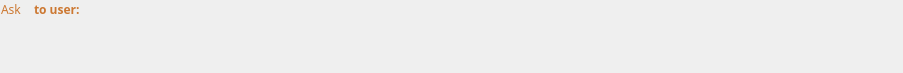
<?xml version="1.0" encoding="UTF-8"?>
<ui version="4.0">
 <class>UserInputLoop</class>
 <widget class="QWidget" name="UserInputLoop">
  <property name="geometry">
   <rect>
    <x>0</x>
    <y>0</y>
    <width>903</width>
    <height>73</height>
   </rect>
  </property>
  <property name="font">
   <font>
    <family>JetBrains Mono</family>
    <weight>75</weight>
    <bold>true</bold>
   </font>
  </property>
  <property name="mouseTracking">
   <bool>true</bool>
  </property>
  <property name="windowTitle">
   <string>Form</string>
  </property>
  <property name="autoFillBackground">
   <bool>false</bool>
  </property>
  <layout class="QHBoxLayout" name="horizontalLayout">
   <property name="spacing">
    <number>0</number>
   </property>
   <property name="leftMargin">
    <number>0</number>
   </property>
   <property name="topMargin">
    <number>0</number>
   </property>
   <property name="rightMargin">
    <number>0</number>
   </property>
   <property name="bottomMargin">
    <number>0</number>
   </property>
   <item alignment="Qt::AlignTop">
    <widget class="QFrame" name="frame">
     <property name="frameShape">
      <enum>QFrame::NoFrame</enum>
     </property>
     <property name="frameShadow">
      <enum>QFrame::Raised</enum>
     </property>
     <property name="lineWidth">
      <number>0</number>
     </property>
     <layout class="QHBoxLayout" name="horizontalLayout_2" stretch="0,0,0,0">
      <property name="sizeConstraint">
       <enum>QLayout::SetDefaultConstraint</enum>
      </property>
      <property name="leftMargin">
       <number>1</number>
      </property>
      <property name="topMargin">
       <number>1</number>
      </property>
      <property name="rightMargin">
       <number>1</number>
      </property>
      <property name="bottomMargin">
       <number>1</number>
      </property>
      <item alignment="Qt::AlignTop">
       <widget class="QLabel" name="label">
        <property name="sizePolicy">
         <sizepolicy hsizetype="Preferred" vsizetype="Minimum">
          <horstretch>0</horstretch>
          <verstretch>0</verstretch>
         </sizepolicy>
        </property>
        <property name="font">
         <font>
          <family>JetBrains Mono</family>
          <weight>50</weight>
          <bold>false</bold>
         </font>
        </property>
        <property name="styleSheet">
         <string notr="true">color: #CC7832</string>
        </property>
        <property name="text">
         <string>Ask</string>
        </property>
       </widget>
      </item>
      <item>
       <widget class="VariableRangeWidget" name="variable_range_widget" native="true"/>
      </item>
      <item>
       <widget class="QLabel" name="label_3">
        <property name="font">
         <font>
          <family>JetBrains Mono</family>
         </font>
        </property>
        <property name="styleSheet">
         <string notr="true">color: #CC7832</string>
        </property>
        <property name="text">
         <string>to user:</string>
        </property>
        <property name="alignment">
         <set>Qt::AlignLeading|Qt::AlignLeft|Qt::AlignTop</set>
        </property>
       </widget>
      </item>
      <item>
       <spacer name="horizontalSpacer">
        <property name="orientation">
         <enum>Qt::Horizontal</enum>
        </property>
        <property name="sizeHint" stdset="0">
         <size>
          <width>296</width>
          <height>20</height>
         </size>
        </property>
       </spacer>
      </item>
     </layout>
    </widget>
   </item>
  </layout>
 </widget>
 <customwidgets>
  <customwidget>
   <class>VariableRangeWidget</class>
   <extends>QWidget</extends>
   <header>variable_range_widget.h</header>
   <container>1</container>
  </customwidget>
 </customwidgets>
 <resources>
  <include location="../../resources/resources.qrc"/>
 </resources>
 <connections/>
</ui>
